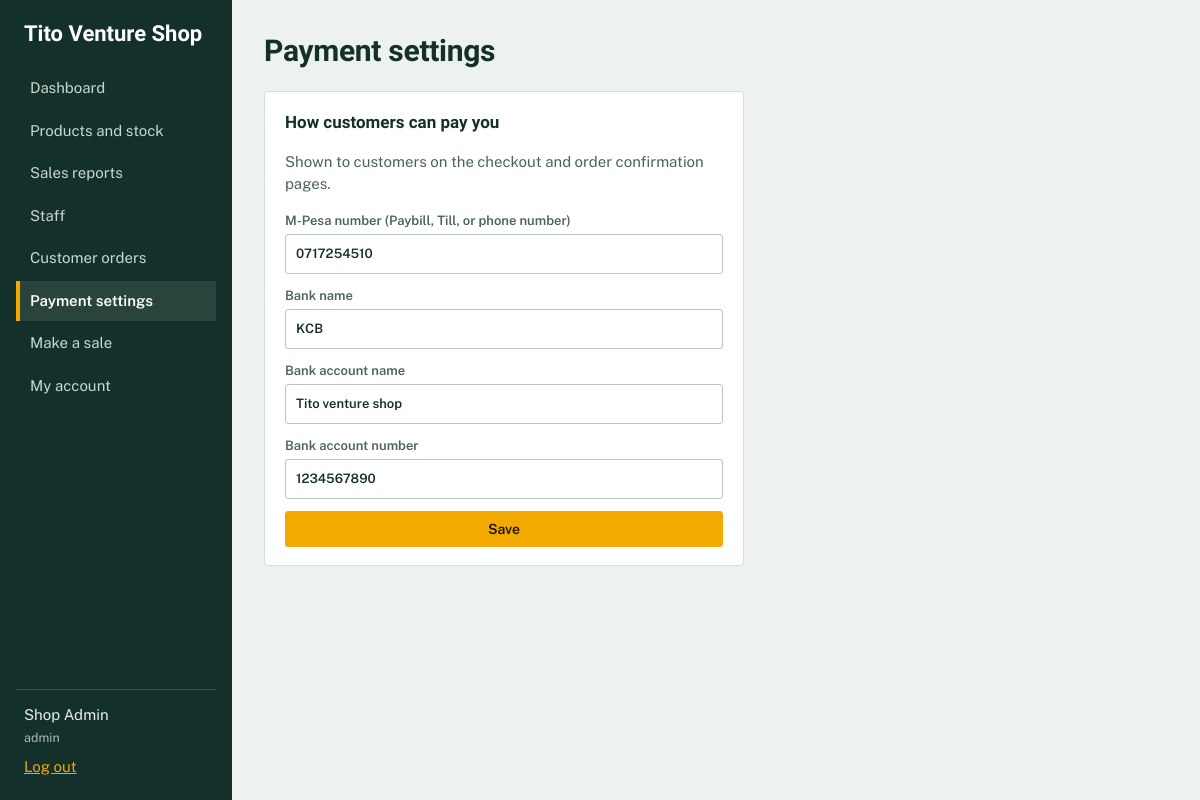
Screenshot of /admin/settings.php (signed in) with the database file from the repository.
### tables this page shows
CREATE TABLE `settings` (
  `id` int(11) NOT NULL,
  `mpesa_number` varchar(20) DEFAULT NULL,
  `bank_name` varchar(100) DEFAULT NULL,
  `bank_account_name` varchar(100) DEFAULT NULL,
  `bank_account_number` varchar(40) DEFAULT NULL,
  `updated_at` timestamp NOT NULL DEFAULT current_timestamp() ON UPDATE current_timestamp()
);

### includes/auth.php (called while the page is built, shortened)
<?php
function e($v): string { return htmlspecialchars((string)$v, ENT_QUOTES, 'UTF-8'); }

### admin/settings.php (the view, shortened to what this page needs)
<?php
require_once __DIR__ . '/../includes/auth.php';
$s = $pdo->query('SELECT * FROM settings WHERE id = 1')->fetch() ?: [];
include __DIR__ . '/../includes/header.php';
?>
<section class="panel" style="max-width:480px">
  <h2>How customers can pay you</h2>
  <p class="muted">Shown to customers on the checkout and order confirmation pages.</p>
  <form method="post" class="form">
    <label>M-Pesa number (Paybill, Till, or phone number)
      <input type="text" name="mpesa_number" value="<?= e($s['mpesa_number'] ?? '') ?>" placeholder="e.g. Till 123456">
    </label>
    <label>Bank name
      <input type="text" name="bank_name" value="<?= e($s['bank_name'] ?? '') ?>" placeholder="e.g. Equity Bank">
    </label>
    <label>Bank account name
      <input type="text" name="bank_account_name" value="<?= e($s['bank_account_name'] ?? '') ?>">
    </label>
    <label>Bank account number
      <input type="text" name="bank_account_number" value="<?= e($s['bank_account_number'] ?? '') ?>">
    </label>
    <button class="btn primary" type="submit">Save</button>
  </form>
</section>
<?php include __DIR__ . '/../includes/footer.php'; ?>

### assets/css/style.css (style rules this page uses)
:root { --ink: #14302A; --ink-soft: #4B635C; --paper: #EEF2EF; --panel: #FFFFFF; --line: #D5DDD8; --marigold: #F2A900; --marigold-deep: #8A5F00; --alert: #B3261E; --ok: #1F7A4D; --font-head: "Bricolage Grotesque", "Segoe UI", system-ui, sans-serif; --font-body: "Public Sans", "Segoe UI", system-ui, sans-serif; --font-till: "Courier Prime", "Courier New", monospace; }
* { box-sizing: border-box; }
html { -webkit-text-size-adjust: 100%; }
body { margin: 0; background: var(--paper); color: var(--ink); font: 400 15px/1.5 var(--font-body); }
h1, h2 { font-family: var(--font-head); margin: 0; }
h2 { font-size: 17px; font-weight: 700; margin-bottom: 12px; }
small, .muted { color: var(--ink-soft); }
.panel { background: var(--panel); border: 1px solid var(--line); border-radius: 4px; padding: 18px 20px; margin-bottom: 20px; }
label { display: block; font-size: 13px; font-weight: 600; color: var(--ink-soft); }
input, select { display: block; width: 100%; margin-top: 4px; padding: 9px 10px; font: inherit; color: var(--ink); background: #fff; border: 1px solid #B9C6C0; border-radius: 3px; }
.form { display: flex; flex-direction: column; gap: 12px; }
.btn { display: inline-block; font: 600 14px var(--font-body); padding: 9px 16px; border-radius: 3px; border: 1px solid var(--ink); background: #fff; color: var(--ink); cursor: pointer; text-decoration: none; text-align: center; }
.btn.primary { background: var(--marigold); border-color: var(--marigold); color: #1A1200; }

### rows the page displays
settings: mpesa_number "0717254510", bank_name "KCB", bank_account_name "Tito venture shop", bank_account_number "1234567890"

### other values shown
SHOP_NAME "Tito Venture Shop"
$user['name'] "Shop Admin"
$user['role'] "admin"
$pageTitle "Payment settings"
